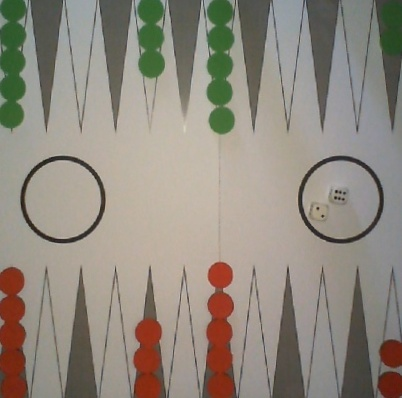
#> input picture selected.jpg, 402 x 398 px
$ python masking.py
#> lines starting #> are read from the running program, lines starting #| are printed output that depends on the picture; after the words box and inside, x2 and y2 are one past the last pixel; in counts of white or black regions, pixels touching at a corner belong together
import cv2
import numpy as np

# Load the images
colored_img = cv2.imread('./selected.jpg')
#> colored_img is the input picture: shape (398, 402, 3); mean B, G, R 126.5, 137.4, 144.7
# green_img = cv2.imread('green_image.jpg')

# Convert the colored image to HSV color space
hsv_img = cv2.cvtColor(colored_img, cv2.COLOR_BGR2HSV)
#> hsv_img: shape (398, 402, 3); mean H, S, V 30.6, 40, 147.3

# Define the lower and upper range for green color in HSV space
lower_green = np.array([35, 100, 100])
upper_green = np.array([85, 255, 255])

# Create a mask where green pixels in the colored image are white and all other pixels are black
mask = cv2.inRange(hsv_img, lower_green, upper_green)
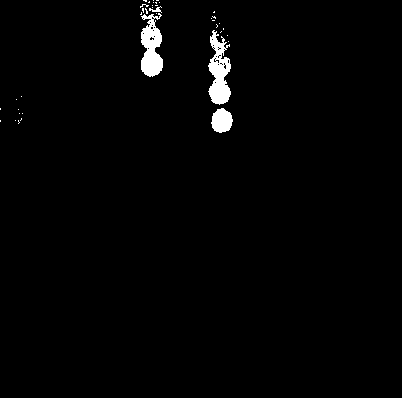
#> mask: shape (398, 402); 1.6% white; 39 white regions (35 under 20 px), largest, box (x1, y1, x2, y2) and area: (208, 30, 231, 105) 1028, (141, 13, 163, 77) 957, (211, 108, 233, 133) 406, (149, 6, 162, 13) 39

# Apply the mask to the colored image
green_areas = cv2.bitwise_and(colored_img, colored_img, mask=mask)

# Display the resulting image
cv2.imshow('Green Areas', green_areas)
cv2.imwrite('green_areas.jpg', green_areas)
cv2.waitKey(0)
cv2.destroyAllWindows()
